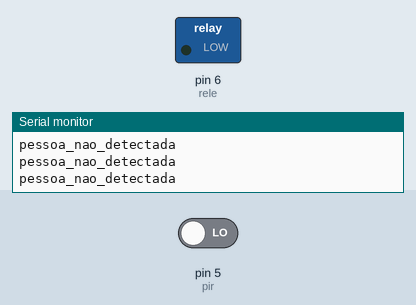
This sketch was run on a simulated Arduino Uno, built with avr-gcc and run on an emulated ATmega328P. Parts: switched loads named in the sketch (green lamp = pin HIGH), the last lines printed to the serial monitor. The test bench sets the inputs (shaded band); at power-on: pin 5 (pir) LOW.

Above: at 1.8 s.
1.9 s: pin 5 (pir) driven HIGH
At 2.8 s:
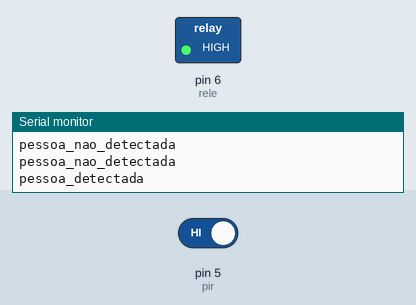
Timing chart, 0 to 8.6 s (numbered marks = the images above; inputs shaded):
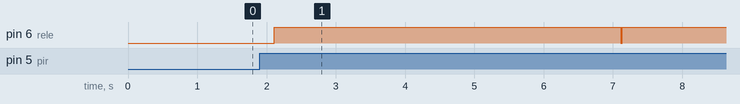

Measured:
- after the input at 1.9 s, pin 6 (rele): LOW → HIGH after 0.21 s, → LOW 5.0 s later, → HIGH 0.02 s later

The sketch:

presenca-BT.ino
```cpp
#include <SoftwareSerial.h>

SoftwareSerial BT (2, 3);

int pir = 5;
int rele = 6;

String mac = "98:D3:31:20:8E:F4";

void setup() {
  // put your setup code here, to run once:
  pinMode(pir, INPUT);
  pinMode(rele, OUTPUT);
  Serial.begin(9600);
  BT.begin(9600);
  digitalWrite(rele, LOW);
}

bool read_pin( byte sensor)
{
  return digitalRead(sensor);
}


void loop() {

  //SE DETECTAR PRESENCA, AVISA PARA O SERVIDOR
  if (read_pin(pir) == 1) {
    BT.println("pessoa_detectada");
    Serial.println("pessoa_detectada");
    digitalWrite(rele, HIGH);
    delay(5000);
    digitalWrite(rele, LOW);


  } else {
    BT.println("pessoa_nao_detectada");
    Serial.println("pessoa_nao_detectada");
    delay(500);

  }


}
```
